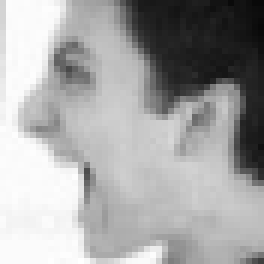
#> input picture datacleaning/final/angry/20492.jpg, 44 x 44 px, found by its file name (shown 6 times larger); its folder holds only this picture in this run
$ python classDistribution.py
#> lines starting #> are read from the running program, lines starting #| are printed output that depends on the picture
import os
import cv2
import matplotlib.pyplot as plt

# Define the parent directory containing subdirectories with images
parent_directory = '../datacleaning/final'

# Get a list of subdirectories
input_directory = [os.path.join(parent_directory, d) for d in os.listdir(parent_directory) if os.path.isdir(os.path.join(parent_directory, d))]

print(input_directory)
angry = []
neutral = []

# Loop through the files in the input directory and process each image
for image_directory in input_directory:
    for filename in os.listdir(image_directory):
        if filename.endswith('.jpg') or filename.endswith('.png'):  # Adjust the file extensions as needed
            input_path = os.path.join(image_directory, filename)

            # Load the image
            image = cv2.imread(input_path)
#> image is the input picture: shape (44, 44, 3); min 8, max 255, mean 165.6
            if image_directory == '../datacleaning/final/angry':
                angry.append(image)
            if image_directory == '../datacleaning/final/neutral':
                neutral.append(image)

data = [len(angry), len(neutral)]
#> data = [1, 0]

labels = ['Angry', 'Neutral']
# shuffled_data, shuffled_labels = shuffle(data, labels, random_state=42)  # Replace 'data' and 'labels' with your dataset and labels
# unique_labels, label_counts = np.unique(shuffled_labels, return_counts=True)
plt.bar(labels, data)
plt.xticks(labels, ['Angry', 'Neutral'])
plt.xlabel('Emotion Class')
plt.ylabel('Number of Samples')
plt.title('Class Distribution')
plt.show()
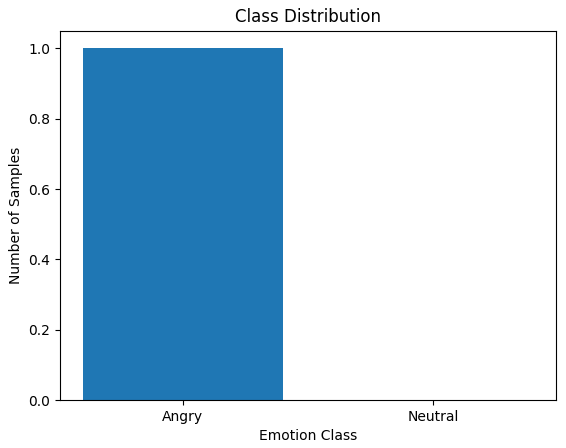
#> figure drawn by matplotlib, 1 panel
